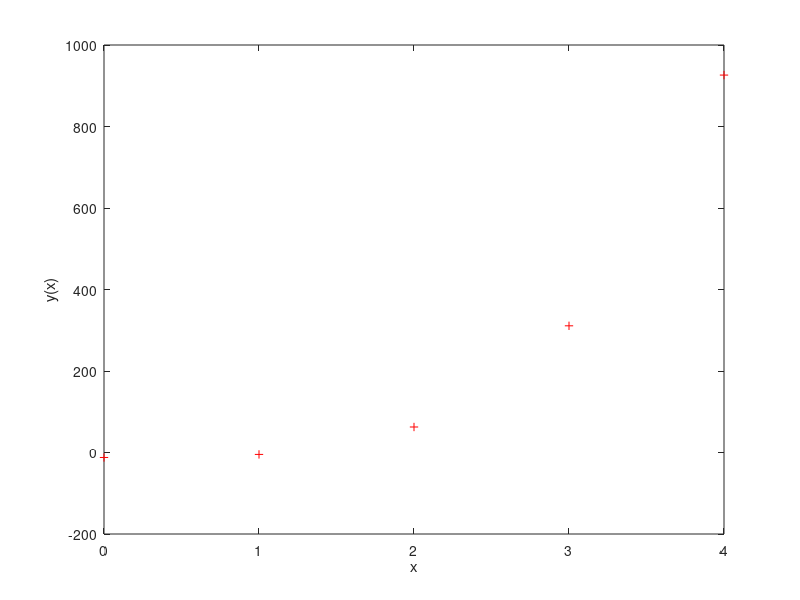
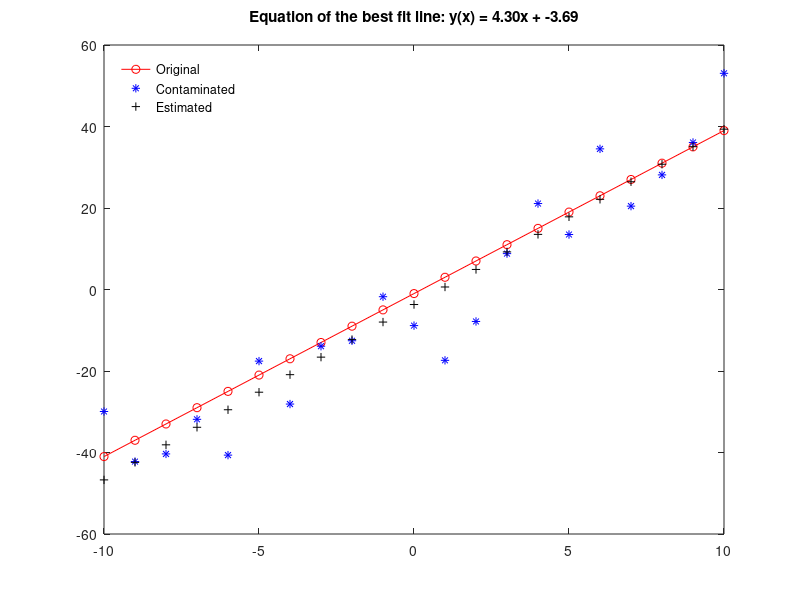

The MATLAB script that drew these images, in order:
clear all
close all
clc

% L20 practical: linear curve fitting and statistics

%% Part 3 - review polynomials

x = 0 : 4;
y = (2.7 * x.^4) + (4 * x.^3) - (x.^2) + (1.8 * x) - 12.2;
coef = [2.7, 4, -1, 1.8, -12.2]; % or just keep the coefficients to use polyval()

figure;
plot(x,y,'r+'); % plot the (x,y) points with red plus sign
xlabel('x'); ylabel('y(x)');

%% fit with different polynomial orders

order = 0;
P0 = polyfit(x,y,order)

order = 1;
P1 = polyfit(x,y,order)

order = 2;
P2 = polyfit(x,y,order)

order = 3;
P3 = polyfit(x,y,order)

order = 4;
P4 = polyfit(x,y,order)

coef

%% Let's look at polyfit now as a least-squares fit

% We can use polyfit to perform a least square fit of a 1st oder polynomial
% i.e. a linear fit

x = -10 : 10; % independent variable
m0 = 4; % true slope
y0 = -1; % true y-intercept
yClean = m0*x + y0;

figure;
plot(x,yClean,'ro-'); hold on;
legend('Original')

% add noise to the curve
noise = 10*randn( 1, numel(yClean) );
yDirty = yClean + noise;

plot(x,yDirty,'b*');

% least-squares linear fit of noisy curve
order = 1; % linear!
p = polyfit( x, yDirty, order );

yEst = polyval( p, x );
plot(x,yEst,'k+');
legend('Original','Contaminated','Estimated','Location','NorthWest'); legend boxoff;
tStr = sprintf( 'Equation of the best fit line: y(x) = %0.2fx + %0.2f\n', p(1), p(2) );
title(tStr);

%% Look at linear correlation coefficients

R = corrcoef( x, yClean)

R = corrcoef( x, yDirty)

R = corrcoef( x, yEst)

% R = [autocor(X), xcor(X,Y);
%     xcor(Y,X), autocor(Y)];

%% Look at the coefficient of determination

R = corrcoef( x, yDirty);

Rsquared = R(1,2)^2

% What happens to Rsquared if we change the amplitude of the noise?

%% Finally look at the rescaling of data in polyfit to improve performance.

[p, S, mu] = polyfit( x, yDirty, order );





